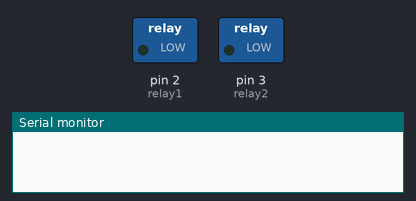
Bench run of a sketch on a simulated Arduino Uno, built with avr-gcc and run on an emulated ATmega328P. Parts: switched loads named in the sketch (green lamp = pin HIGH), the last lines printed to the serial monitor. Wiring (inferred from the names in the program): DS3231 clock at I2C address 0x68. The local clock reads 2024-03-15 10:24:30 at power-on unless the sketch sets it.

Above: at 0.1 s.
At 1.1 s:
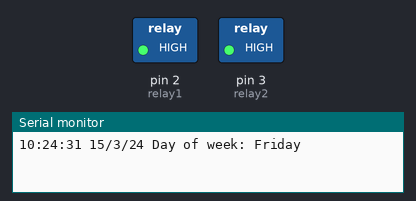
Timing chart, 0 to 2.6 s (numbered marks = the images above):
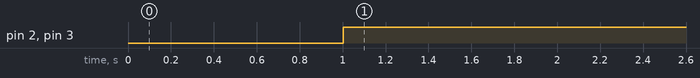

The sketch:

Auto_Watering.ino
```cpp
#include "Wire.h"
#define DS3231_I2C_ADDRESS 0x68
int second  ; //second
int _minute  ; //minute
int _hour  ; //hour
int set_minute = 0;

int relay1 = 2 ; // set Pin 2 is control Relay 1
int relay2 = 3 ; // set Pin 3 is control Relay 2

// Convert normal decimal numbers to binary coded decimal
byte decToBcd(byte val)
{
  return ( (val / 10 * 16) + (val % 10) );
}
// Convert binary coded decimal to normal decimal numbers
byte bcdToDec(byte val)
{
  return ( (val / 16 * 10) + (val % 16) );
}

void setup()
{
  Wire.begin();
  Serial.begin(9600);
  pinMode(relay1, OUTPUT);
  pinMode(relay2, OUTPUT);

  // set the initial time here:
  // DS3231 seconds, minutes, hours, day, date, month, year
  // setDS3231time(0, 40, 9, 3, 23, 8, 16);

  delay(1000);
}

void setDS3231time(byte second, byte minute, byte hour, byte dayOfWeek, byte
                   dayOfMonth, byte month, byte year)
{
  // sets time and date data to DS3231
  Wire.beginTransmission(DS3231_I2C_ADDRESS);
  Wire.write(0); // set next input to start at the seconds register
  Wire.write(decToBcd(second)); // set seconds
  Wire.write(decToBcd(minute)); // set minutes
  Wire.write(decToBcd(hour)); // set hours
  Wire.write(decToBcd(dayOfWeek)); // set day of week (1=Sunday, 7=Saturday)
  Wire.write(decToBcd(dayOfMonth)); // set date (1 to 31)
  Wire.write(decToBcd(month)); // set month
  Wire.write(decToBcd(year)); // set year (0 to 99)
  Wire.endTransmission();
}
void readDS3231time(byte *second,
                    byte *minute,
                    byte *hour,
                    byte *dayOfWeek,
                    byte *dayOfMonth,
                    byte *month,
                    byte *year)
{
  Wire.beginTransmission(DS3231_I2C_ADDRESS);
  Wire.write(0); // set DS3231 register pointer to 00h
  Wire.endTransmission();
  Wire.requestFrom(DS3231_I2C_ADDRESS, 7);
  // request seven bytes of data from DS3231 starting from register 00h
  *second = bcdToDec(Wire.read() & 0x7f);
  *minute = bcdToDec(Wire.read());
  *hour = bcdToDec(Wire.read() & 0x3f);
  *dayOfWeek = bcdToDec(Wire.read());
  *dayOfMonth = bcdToDec(Wire.read());
  *month = bcdToDec(Wire.read());
  *year = bcdToDec(Wire.read());

}
void displayTime()
{
  byte second, minute, hour, dayOfWeek, dayOfMonth, month, year;
  // retrieve data from DS3231
  readDS3231time(&second, &minute, &hour, &dayOfWeek, &dayOfMonth, &month,
                 &year);
  // send it to the serial monitor
  Serial.print(hour, DEC);
  // convert the byte variable to a decimal number when displayed
  Serial.print(":");
  if (minute < 10)
  {
    Serial.print("0");
  }
  Serial.print(minute, DEC);
  Serial.print(":");
  if (second < 10)
  {
    Serial.print("0");
  }
  Serial.print(second, DEC);
  Serial.print(" ");
  Serial.print(dayOfMonth, DEC);
  Serial.print("/");
  Serial.print(month, DEC);
  Serial.print("/");
  Serial.print(year, DEC);
  Serial.print(" Day of week: ");
  switch (dayOfWeek) {
    case 1:
      Serial.println("Sunday");
      break;
    case 2:
      Serial.println("Monday");
      break;
    case 3:
      Serial.println("Tuesday");
      break;
    case 4:
      Serial.println("Wednesday");
      break;
    case 5:
      Serial.println("Thursday");
      break;
    case 6:
      Serial.println("Friday");
      break;
    case 7:
      Serial.println("Saturday");
      break;
  }
    //
  _minute = minute ;
  _hour = hour;
}
void watering() {
  digitalWrite(relay1, LOW); // LOW = ON
  delay(60000);     //Cho nước vào 60s
  digitalWrite(relay1, HIGH); // HIGH = OFF
  delay(300000);    //Đợi 5 phút
  digitalWrite(relay2, LOW); // LOW = ON
  delay(120000);    // Xả nước ra 120s = 2 phút
  digitalWrite(relay2, HIGH); // HIGH = OFF
}
void loop()
{
  displayTime(); // display the real-time clock data on the Serial Monitor,
  digitalWrite(relay1, HIGH);  //Valve 1 OFF
  digitalWrite(relay2, HIGH);   // Valve 2 OFF
  delay(1000);
  //------ TƯỚI LẦN 1 VÀO LÚC 0Giờ:0phút
  if (_hour == 0 && _minute == set_minute) {
    Serial.println("Tuoi lan 1");
    watering();
  }
  //------ TƯỚI LẦN 2 VÀO LÚC 2Giờ:0phút
  if (_hour == 2 && _minute == set_minute) {
    Serial.println("Tuoi lan 2");
    watering();
  }
  //------ TƯỚI LẦN 3 VÀO LÚC 4Giờ:0phút
  if (_hour == 4 && _minute == set_minute) {
    Serial.println("Tuoi lan 3");
    watering();
  }
  //------ TƯỚI LẦN 4 VÀO LÚC 6Giờ:0phút
  if (_hour == 6 && _minute == set_minute) {
    Serial.println("Tuoi lan 4");
    watering();
  }
  //------ TƯỚI LẦN 5 VÀO LÚC 8Giờ:0phút
  if (_hour == 8 && _minute == set_minute) {
    Serial.println("Tuoi lan 5");
    watering();
  }
  //------ TƯỚI LẦN 6 VÀO LÚC 10Giờ:0phút
  if (_hour == 10 && _minute == set_minute) {
    Serial.println("Tuoi lan 6");
    watering();
  }
  //------ TƯỚI LẦN 7 VÀO LÚC 12Giờ:0phút
  if (_hour == 12 && _minute == set_minute) {
    Serial.println("Tuoi lan 7");
    watering();
  }
  //------ TƯỚI LẦN 8 VÀO LÚC 14Giờ:0phút
  if (_hour == 14 && _minute == set_minute) {
    Serial.println("Tuoi lan 8");
    watering();
  }
  //------ TƯỚI LẦN 9 VÀO LÚC 16Giờ:0phút
  if (_hour == 16 && _minute == set_minute) {
    Serial.println("Tuoi lan 9");
    watering();
  }
  //------ TƯỚI LẦN 10 VÀO LÚC 18Giờ:0phút
  if (_hour == 18 && _minute == set_minute) {
    Serial.println("Tuoi lan 10");
    watering();
  }
  //------ TƯỚI LẦN 11 VÀO LÚC 20Giờ:0phút
  if (_hour == 20 && _minute == set_minute) {
    Serial.println("Tuoi lan 11");
    watering();
  }
  //------ TƯỚI LẦN 12 VÀO LÚC 22Giờ:0phút
  if (_hour == 22 && _minute == set_minute) {
    Serial.println("Tuoi lan 12");
    watering();
  }

}//end Loop
```

Measured:
- by itself, pin 2 (relay1), pin 3 (relay2): LOW → HIGH at 1.0 s
